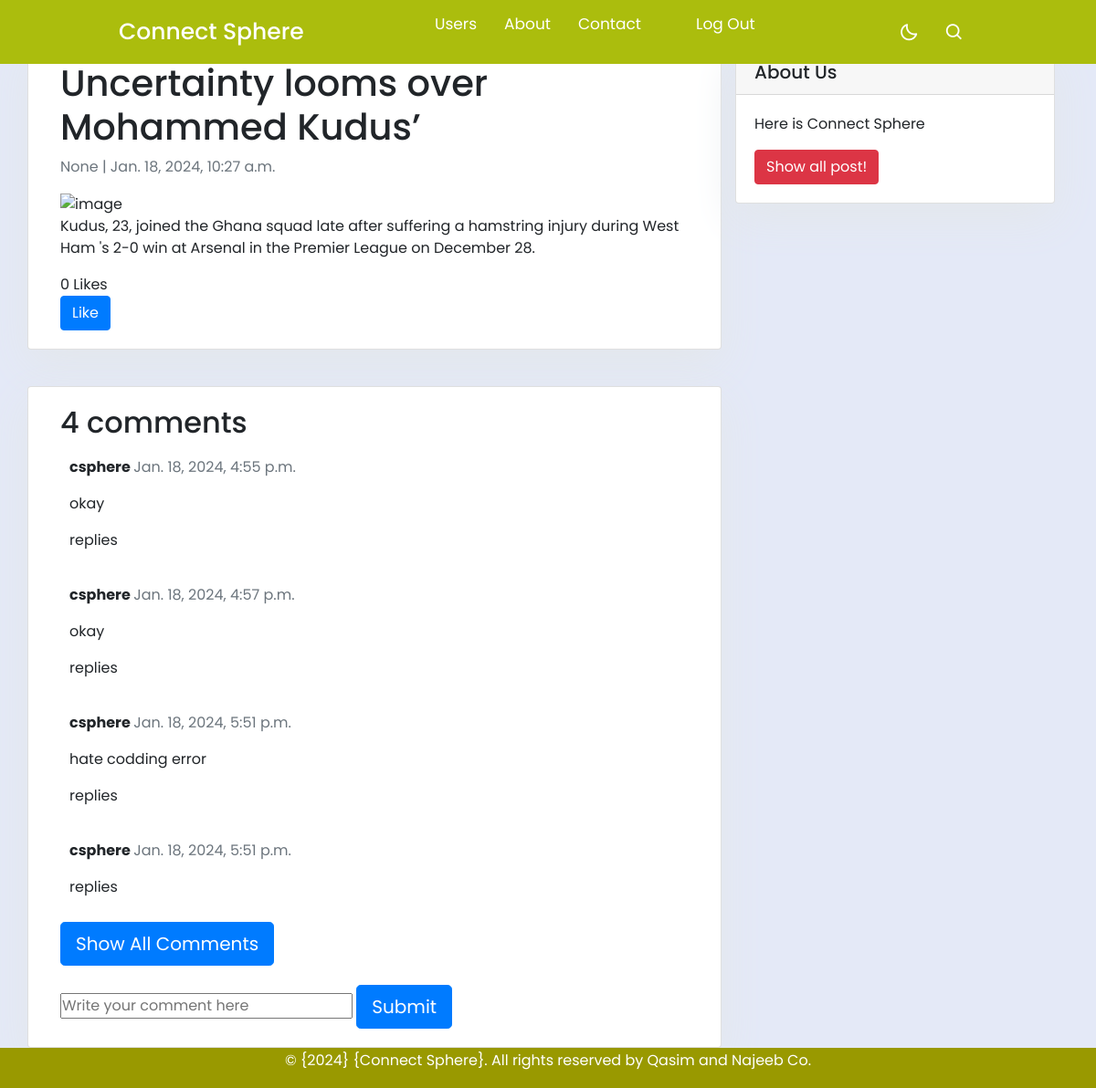
Page /posts/post_detail/5/ on the committed database.
### posts/models.py (models this page shows, shortened)
class Post(models.Model):
    title        = models.CharField(max_length=255)
    content      = models.TextField()
    like         = models.ManyToManyField(User, related_name='likes', blank= True, null= True)
    shared_user  = models.ForeignKey(User, on_delete=models.CASCADE, null= True)
    created_on   = models.DateTimeField(default=timezone.now)
    shared_on    = models.DateTimeField(default=timezone.now)
    image        = models.ImageField(upload_to='post_pic', blank=True, null=True)
    is_private   = models.BooleanField(default= False)
    def total_like(self):
        return self.like.count()

class Comment(models.Model):
    post = models.ForeignKey(Post, on_delete=models.CASCADE, related_name='comments')
    user = models.ForeignKey(User, on_delete=models.CASCADE)
    content = models.TextField()
    created_at = models.DateTimeField(auto_now_add=True)
    active = models.BooleanField(default=False)

### users/models.py (models this page shows)
class User(AbstractUser):
    pass

### posts/views.py (the view)
# urls.py: path('post_detail/<pk>/', post_detail, name='post_detail'),
def post_detail(request, pk):
    post = get_object_or_404(Post, id=pk)
    comments = post.comments.all()
    new_comment = None
    if request.method == 'POST':
            content = request.POST.get('content')
            post_coment = Comment(content = content , post = post , user = request.user )
            post_coment.save()
            return redirect('posts:post_detail', pk=post.id)
    is_liked= True
    if post.like.filter(id=request.user.id). exists():
        is_liked = False
    return render(request, 'posts/detail_post.html', {'post': post, 'new_comment': new_comment, 'comments': comments, "id":pk, 'total_likes': post.total_like(), 'is_liked': is_liked })

### posts/templates/posts/detail_post.html (shortened to what this page needs)
{% extends 'base.html' %}
{% block content %}
<div class="container">
    <div class="row">
        <div class="col-md-8 card mb-4 mt-3 left top">
            <div class="card-body">
                <h1>{% block title %} {{ post.title }} {% endblock title %}</h1>
                <p class=" text-muted">{{ post.shared_user }} | {{ post.created_on }}</p>
                <img src="{{'post.image.url'}}" alt="image">
                <p class="card-text ">{{ post.content | safe }}</p>
                {{ total_likes }} Like{{ total_likes|pluralize }}
                 <form action="{% url 'posts:like_post' post.id %}" method= "POST">
                   {% if is_liked %}
                   <button type="submit" name="post_id" value="{{ post_id }}" class="btn btn-primary">Like</button>
                   {% else %}
                   <button type="submit" name="post_id" value="{{ post_id }}" class="btn btn-danger">dislike</button>
                   {% endif %}
               </form>
            </div>
        </div>
        {% block sidebar %}
        {% include 'sidebar.html' %}
        {% endblock sidebar %}
        <div class="col-md-8 card mb-4 mt-3">
            <div class="card-body">
                <h2>{{ comments.count }} comments</h2>
                <div id="default-comments">
                    {% if comments %}
                        {% for comment in comments %}
                            <div class="comments" style="padding: 10px;">
                                <p class="font-weight-bold">
                                    {{ comment.user }}
                                    <span class="text-muted font-weight-normal">
                                        {{ comment.created_at }}
                                    </span>
                                </p>
                               <p> {{ comment.content  }}</p>
                                replies
                            </div>
                        {% endfor %}
                    {% endif %}
                </div>
                <button id="show-all-comments" class="btn btn-primary btn-lg" onclick="toggleComments()">Show All Comments</button>
                <form method="post" style="margin-top: 1.3em;" id="comment-form">
                    <input type="text" placeholder="Write your comment here" name="content">
                    <button type="submit" class="btn btn-primary btn-lg">Submit</button>
                </form>
            </div>
        </div>
    </div>
</div>
{% endblock content %}

### static/css/footer.css (style rules this page uses)
body { margin: 0; padding: 0; font-family: Arial, sans-serif; min-height: 100vh; display: flex; flex-direction: column; }

### static/css/navbar.css (style rules this page uses)
* { margin: 0; padding: 0; box-sizing: border-box; font-family: 'Poppins', sans-serif; transition: all 0.4s ease;; }
:root { --body-color: #E4E9F7; --nav-color: rgb(171, 189, 13); --side-nav: #010718; --text-color: #FFF; --search-bar: #F2F2F2; --search-text: #010718; }
body { height: 100vh; background-color: var(--body-color); }

### templates/sidebar.html (style rules this page uses)
.card { box-shadow: 0 16px 48px #E3E7EB; }

### rows in the picture
Post: title "Uncertainty looms over Mohammed Kudus’", shared_user "None", created_on "Jan. 18, 2024, 10:27 a.m.", content "Kudus, 23, joined the Ghana squad late after suffering a hamstring injury during West Ham 's 2-0 win at Arsenal in the Premier League on December 28.", count "4"
Comment: user "csphere", created_at "Jan. 18, 2024, 4:55 p.m.", content "okay"
Comment: user "csphere", created_at "Jan. 18, 2024, 4:57 p.m.", content "okay"
Comment: user "csphere", created_at "Jan. 18, 2024, 5:51 p.m.", content "hate codding error"
Comment: user "csphere", created_at "Jan. 18, 2024, 5:51 p.m."

### other values in the picture
{{ total_likes }} "0"
